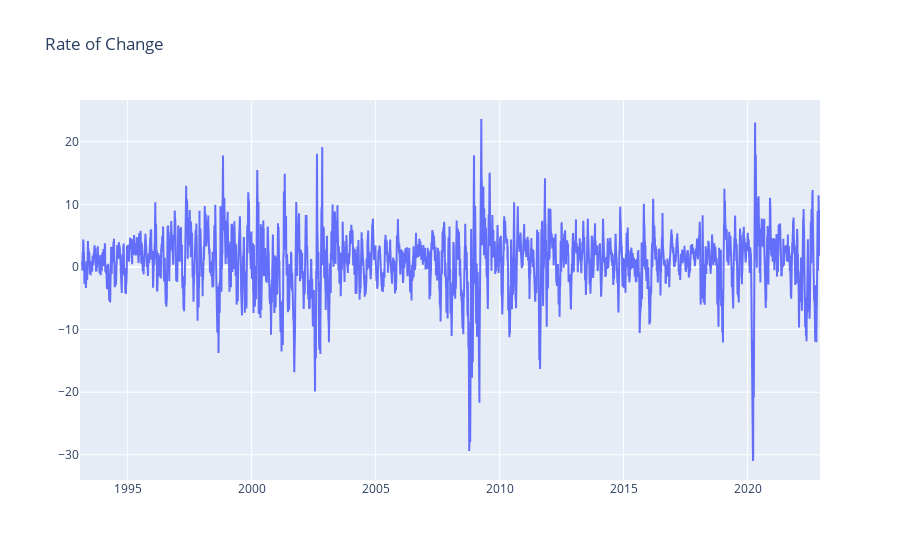

Notebook cell for this chart:
### Code cell
fig = go.Figure()
fig.add_trace(go.Scatter(x=roc.index, y=roc))
fig.update_layout(title="Rate of Change")
fig.show()

### Figure 1 — Plotly figure (JSON) as saved in the notebook; plotly's stock layout.template omitted (floating-point values rounded to 4 significant figures; data arrays with more than 128 entries replaced by an {"elided": "..."} marker saying what was removed)
{"data": [{"type": "scatter", "x": {"elided": "7517 str values"}, "y": {"elided": "7517 float values"}}], "layout": {"title": {"text": "Rate of Change"}}}
